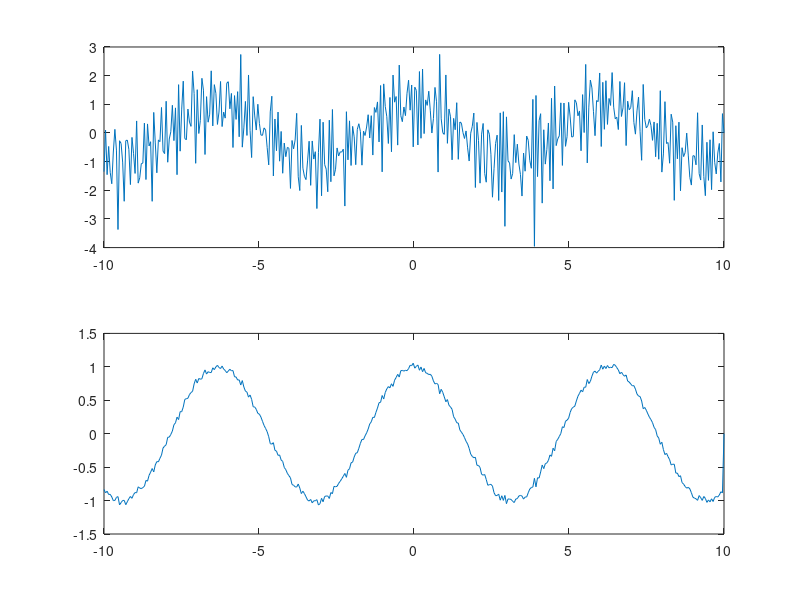

This figure's MATLAB source:
disp('*** Aufgabe 3');
clear all

n = 400; %number of points 
beta = 1; %sin(beta*x)
ax = -10; %left border 
bx = 10; %right border
hx = (bx-ax)/(n-1); %resulting mesh size
x = ax:hx:bx; %construct coordinate-vector

noise = sqrt(0.001)*randn(n); %add gaussian noise

dxg = zeros(n,1); %initalize numerical derivative
dxg2 = zeros(n,1); %initalize analytical derivative

for j=1:n-1
  %calculation of numerical derivative
  dxg(j) = (sin(beta*(x(j+1)))- sin(beta*x(j)))*1/hx + (noise(j+1)-noise(j))*1/hx; 
  
  %calculation of analytical derivative
  dxg2(j) = beta*cos(beta*x(j))+noise(j); 
end


figure
%plotting numerical derivative
subplot(2,1,1);
plot(x,dxg);

%plotting analytical derivative
subplot(2,1,2);
plot(x,dxg2);
